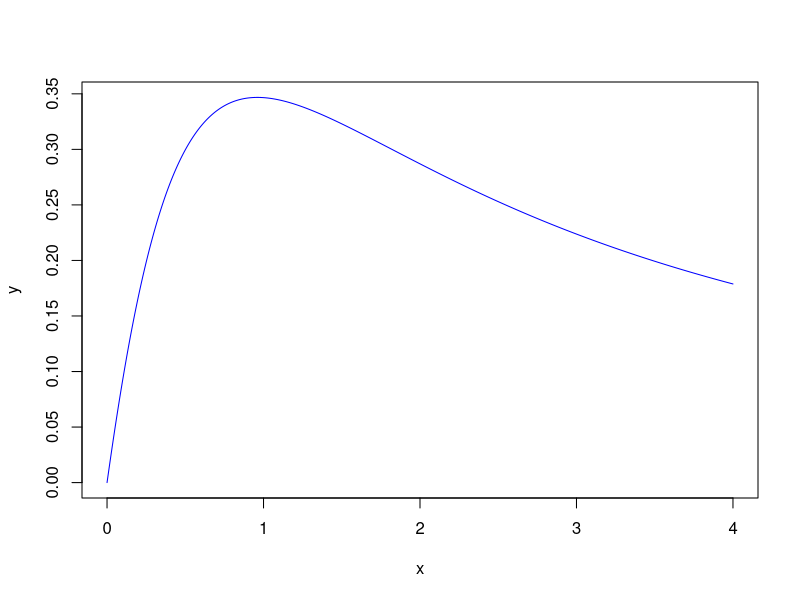
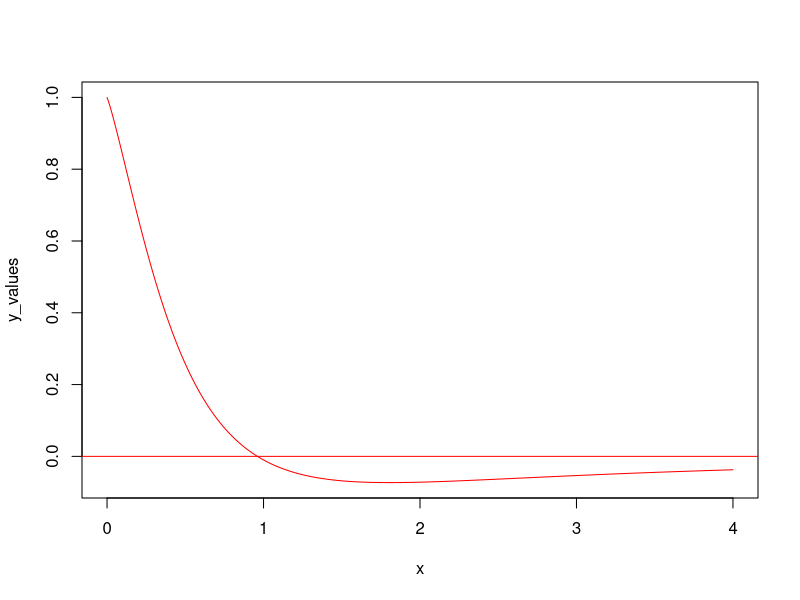

R code for these plots, in order:
x <- seq (0, 4, by = 0.01)

numerator <- function(x) {
  return(log(x + 1))
}
denominator <- function (x) {
  return(x^(3 / 2) + 1)
}
g_fun <- function(x) {
  res <- numerator(x) / denominator(x)
  return(res)
}

y <- g_fun(x)
plot(x, y, type = 'l', col = "blue")


g_fun_prime <- function(x) {
  num <- (1 / (x + 1)) * denominator(x) - numerator(x) * (3 / 2) * x^(1 /
                                                                        2)
  denom <- (denominator(x))^2
  res <- num / denom
  return(res)
}

y_values <- g_fun_prime(x)
plot(x, y_values, type = 'l', col = "red")
abline(h = 0, col = "red")


eps <- 0.000001
bisection <- function (a0, b0) {
  if (g_fun_prime(a0) * g_fun_prime(b0) >= 0)
    stop('input check')
  xold <- 10000
  xnew <- 500
  iter <- 1
  while (abs(xold - xnew) >= eps  && iter < 99) {
    xold <- xnew

    xnew <- (a0 + b0) / 2

    if (g_fun_prime(a0) * g_fun_prime(xnew) <= 0)
      b0 <- xnew

    if (g_fun_prime(b0) * g_fun_prime(xnew) <= 0)
      a0 <- xnew

    iter <- iter + 1
  }
  if (iter == max_iter)
    warning("Maximum iterations reached. Solution may not be accurate.")


  return(xnew)
}

secant <- function (x1, x0) {
  iter <- 0

  while (iter < 99) {
    x_n <- x1 - g_fun_prime(x1) * (x1 - x0) / (g_fun_prime(x1) - g_fun_prime(x0))
    #browser()
    if (abs(x_n - x1) < eps) {
      return (x_n)
    }

    x0 <- x1
    x1 <- x_n
    iter <- iter + 1
  }

  if (iter == 99)
    warning("Maximum iterations reached. Solution may not be accurate.")

  return(x1)
}

res <- secant (0.1, 1)

#sss

# Q2
myvar <- function (vector) {
  N <- length(vector)
  res <- 1 / (N - 1) * ((sum(vector^2)) - 1 / n * sum(vector)^2)
  return(res)
}

x <- rnorm(10000, 1e8, 1)
